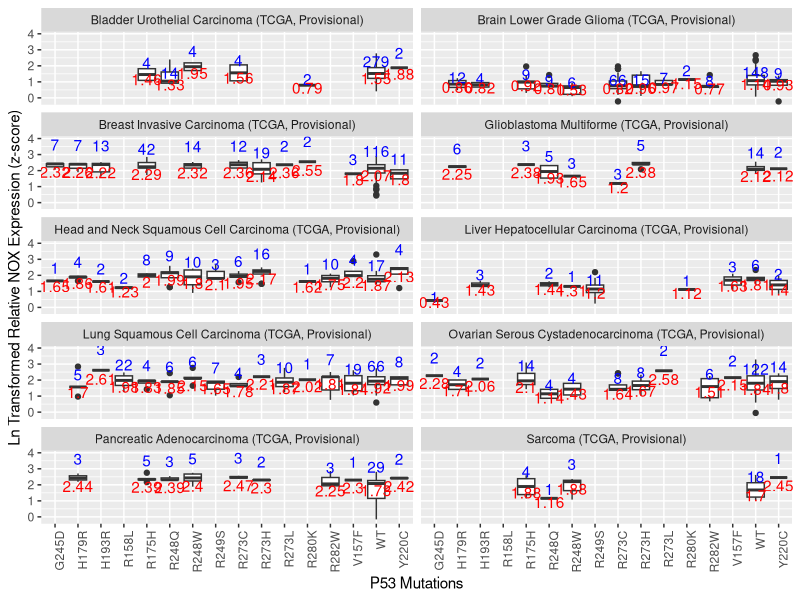
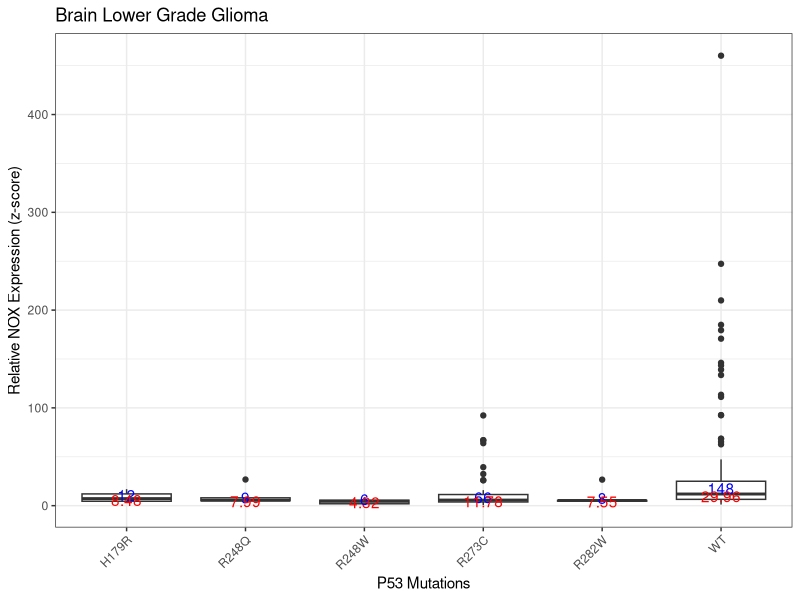
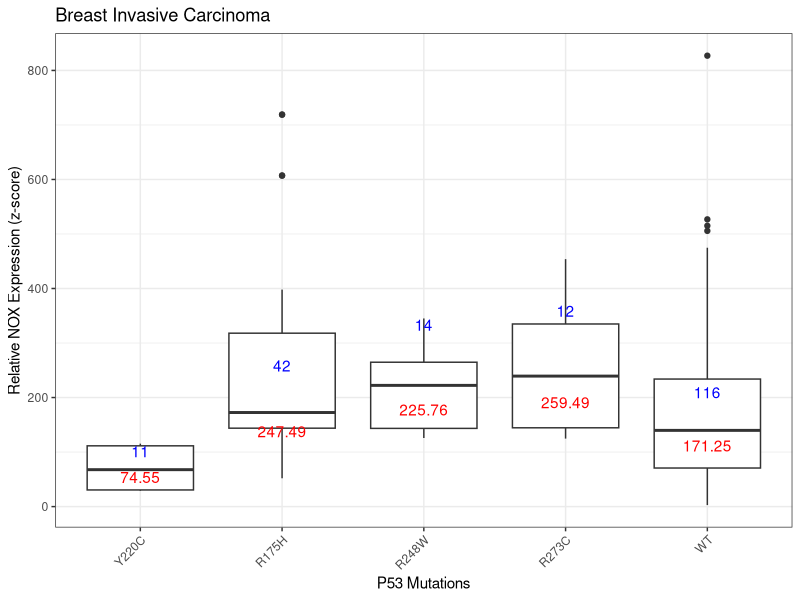
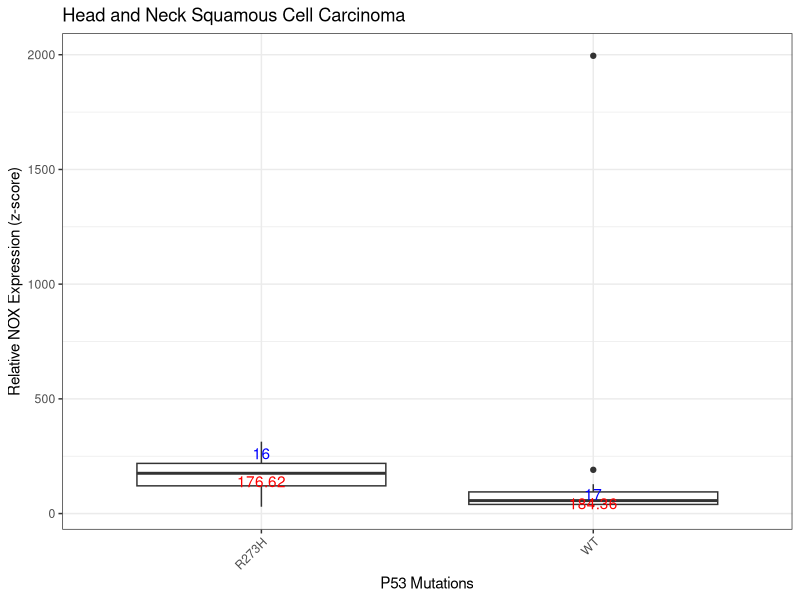
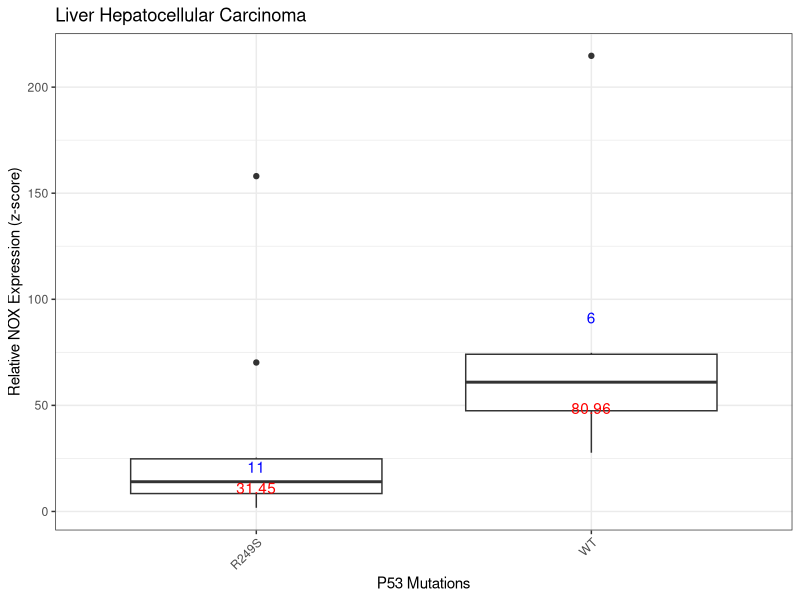
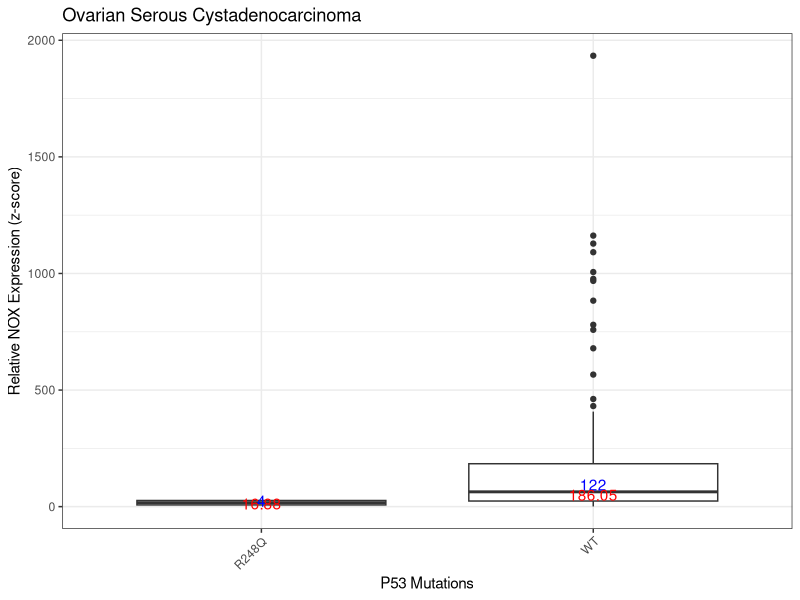
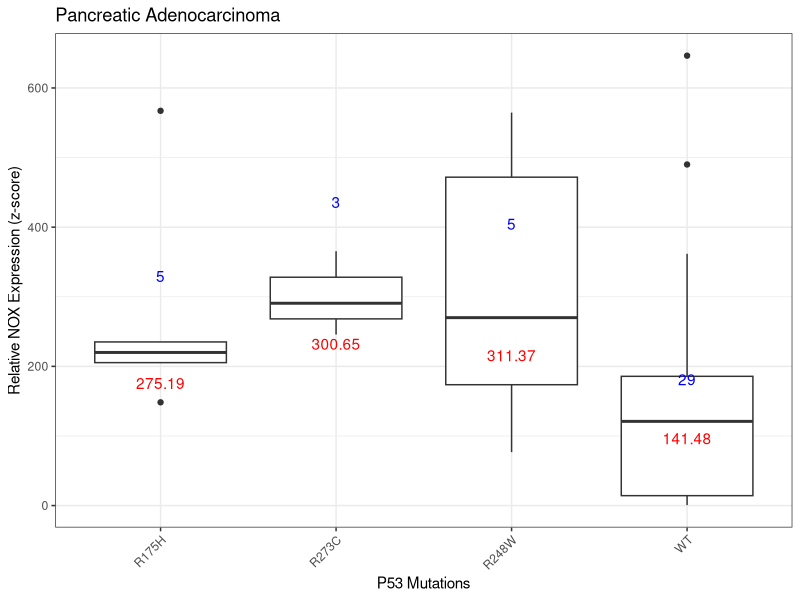

Here is the R script that generated these plots, in order:
## ---- chunk 1
knitr::opts_chunk$set(echo = F, dpi=600, include=T)
## ---- chunk 2
require(dplyr)
require(ggplot2)
# function for num of samples
give.n <- function(x){
  return(c(y = median(x)*1.5, label = length(x))) 
  # experiment with the multiplier to find the perfect position
}
# function for median
med.n <- function(x){
  return(c(y = median(x)*0.8, label = round(mean(x),2))) 
  # experiment with the multiplier to find the perfect position
}


# Extracting Data from cbioportal (manually, no R codes used)
  # http://www.cbioportal.org/
  # select all case studies
  # query the genes and all its expression data regardless of exp level, e.g. GENE:EXP>=0 EXP<0

P53_exp  <- read.delim(file="TP53_Expression_All.txt", header = T, na.strings = "NA")   # p53 with Expression Data
  P53_exp <- P53_exp %>% select(P53.Mutation = Mutation, Cancer.Study, Sample.Id)
  P53_exp <- na.omit(P53_exp) # important to remove missing values now to avoid mixing with 'no mutation'
  # summary(is.na(P53_exp))
  
P53_mut <- read.delim("mutation_table_TP53.tsv", header=T, na.strings = "NA")
  P53_mut <- P53_mut %>% select(P53.Mutation = AA.change, Cancer.Study, Sample.Id = Sample.ID)
  P53_mut <- na.omit(P53_mut) 
  # summary(is.na(P53_mut))

NOX4_exp  <- read.delim(file="NOX4_Expression_All.txt")   # NADPH OX 4
  NOX4_exp  <- NOX4_exp %>% select(NOX4 = Value, NOX4.Mutation = Mutation, Cancer.Study, Sample.Id)
  # summary(is.na(NOX4_exp))
  
# Data extract of P53 mutation status of samples
  #'Not Sequenced' data is now designated as NA
  P53_mut$P53.Mutation[(P53_mut$P53.Mutation == "Not Sequenced") ]   <- NA
  P53_mut$P53.Mutation[(P53_mut$P53.Mutation == "[Not Available]") ] <- NA
                 ##P53.Mutation    Cancer.Study    Sample.Id      
             ##Mode :logical   Mode :logical   Mode :logical  
             ##FALSE:6591      FALSE:9121      FALSE:9121     
             ##TRUE :2530      NA's :0         NA's :0         # meaning 2530 were not sequenced or avaliable 
             ##NA's :0    
  
  P53_exp$P53.Mutation[(P53_exp$P53.Mutation == "Not Sequenced") ]   <- NA
  P53_exp$P53.Mutation[(P53_exp$P53.Mutation == "[Not Available]") ] <- NA
                    ## P53.Mutation    Cancer.Study    Sample.Id      
                ## Mode :logical   Mode :logical   Mode :logical  
                ## FALSE:10013     FALSE:10015     FALSE:10015    # meaning 2 were NA
                ## TRUE :2         NA's :0         NA's :0        
                ## NA's :0  
  
# Merging two p53 Data Files to get more mutant reads on all ID's
P53_com <- full_join(P53_mut, P53_exp, by = "Sample.Id", suffix = c(".mut_file" , ".exp_file"))
P53_com <- select(P53_com, Sample.Id, everything())  

# Merged Copy, for reference later
P53_com.ref <- full_join(P53_mut, P53_exp, by = "Sample.Id", suffix = c(".mut_file" , ".exp_file"))
P53_com.ref <- select(P53_com, Sample.Id, everything()) 
        # summary(P53_com.ref)
        # exp: 8075 NA

# Now, if from the exp file it is NA (no sequence), copy p53 mutation status from mut file, since it is a more complete mutation status designation file, but lacks the "not mutated" designation
# first convert mutation from factors to characters to allow replacement operation
P53_com$P53.Mutation.mut_file <- as.character(P53_com$P53.Mutation.mut_file)
P53_com$P53.Mutation.exp_file <- as.character(P53_com$P53.Mutation.exp_file)
# replace missing mutation status
P53_com$P53.Mutation.exp_file[is.na(P53_com$P53.Mutation.exp_file)] <- P53_com$P53.Mutation.mut_file[is.na(P53_com$P53.Mutation.exp_file)]
  # "check where exp is NA, and replace with mut where there is NA'
  # exp: 2006 NO sequence # recovered an additional 4615 designations

# renaming NA as WT, assuming no mutation is equal to wild-type
# because we know that NA in the exp are WT, we can assume those NA in the mut are also WT, we know that naming NA as WT in the mut file is in appropriate because some entries did not come explicitly designated, but we assume that if it is designated in the exp file as not mutated, then it must be an updated designation and can be overrided. If it is WT in the mut file but not WT in the exp, they are then excluded by subsetting in the next chunk.
P53_com$P53.Mutation.mut_file[is.na(P53_com$P53.Mutation.mut_file)] <- "WT"
P53_com$P53.Mutation.exp_file[is.na(P53_com$P53.Mutation.exp_file)] <- "WT"

# removing non-matched mutation status rows via subsetting
P53_com.sub <- subset(P53_com, P53.Mutation.exp_file == P53.Mutation.mut_file)
P53_com.sub <- select(P53_com.sub, Sample.Id, P53.Mutation = P53.Mutation.exp_file, Case.Study = Cancer.Study.mut_file) # reordering columns and mut mutation column

# Filtering p53 dataset 
# Keeping only interested mutations and WT's

P53.extended <- P53_com.sub %>% 
  filter(  P53.Mutation == "R175H"|P53.Mutation == "R248Q"|
           P53.Mutation == "R273H"|P53.Mutation == "R280K"|
           P53.Mutation == "R273C"|P53.Mutation == "R248W"|
           P53.Mutation == "Y220C"|P53.Mutation == "R249S"|
           P53.Mutation == "G245D"|P53.Mutation == "WT"|
           P53.Mutation == "R273C"| 
           P53.Mutation == "R248Q"| 
           P53.Mutation == "H179R"|
           P53.Mutation == "R282W"|
           P53.Mutation == "V157F"|
           P53.Mutation == "H193R"|
           P53.Mutation == "R158L"|
           P53.Mutation == "R273L"| # selected based on data availiablility and our interest
           P53.Mutation == "G248S") # we liked this way of subsetting instead of %in% subsetting

# Comparing p53 extended and NOX4
P53.ext_NOX4 <- inner_join(P53.extended, NOX4_exp, by="Sample.Id")
P53.ext_NOX4 <- select(P53.ext_NOX4, Sample.Id, P53.Mutation, NOX4, Cancer.Study)
# summary(as.factor(P53.ext_NOX4$P53.Mutation))
#G245D H179R H193R R158L R175H R248Q R248W R249S R273C R273H R273L R280K R282W V157F    WT Y220C 
# 16    42    33    33   101    66    62    23   115    77    29    11    42    37     2005 60 

# Comparing p53 all availiable and NOX4
# P53.all_NOX4 <- inner_join(P53_com.sub, NOX4_exp, by="Sample.Id")
# P53.all_NOX4 <- select(P53.all_NOX4, Sample.Id, P53.Mutation, NOX4, Cancer.Study)
# we will not conduct analysis with all p53 mutations because of the low avail. of data points
## ---- chunk 3
# log scale, extended p53 set
# blue number indicates number of samples and red indicates median value
initial <- ggplot(P53.ext_NOX4,aes(x=as.factor(P53.Mutation),y=log2(NOX4))) + 
              geom_boxplot(show.legend = F) +
              xlab("P53 Mutations") +
              ylab("Log2 Relative NOX Expression (z-score)") +
              stat_summary(fun.data = give.n, geom = "text", fun.y = median, colour = "blue") + 
                                #fun.data and fun.y returns sample number
              stat_summary(fun.data = med.n, geom = "text", fun.y = mean, colour = "red") + 
                                # returns median
              facet_wrap(~Cancer.Study, ncol=3)

## from these plots, we will remove those cancer studies without enough samples availiable
# blue number indicates number of samples and red indicates median value
P53.NOX4.final <- P53.ext_NOX4 %>% 
  filter(Cancer.Study == "Breast Invasive Carcinoma (TCGA, Provisional)"|
         Cancer.Study == "Brain Lower Grade Glioma (TCGA, Provisional)"|
         Cancer.Study == "Glioblastoma Multiforme (TCGA, Provisional)"|
         Cancer.Study == "Head and Neck Squamous Cell Carcinoma (TCGA, Provisional)"|
         Cancer.Study == "Lung Squamous Cell Carcinoma (TCGA, Provisional)"|
         Cancer.Study == "Pancreatic Adenocarcinoma (TCGA, Provisional)"|
         Cancer.Study == "Ovarian Serous Cystadenocarcinoma (TCGA, Provisional)"|
         Cancer.Study == "Bladder Urothelial Carcinoma (TCGA, Provisional)"|
         Cancer.Study == "Liver Hepatocellular Carcinoma (TCGA, Provisional)"|
         Cancer.Study == "Sarcoma (TCGA, Provisional)") 
P53.NOX4.final$Cancer.Study <- as.character(P53.NOX4.final$Cancer.Study)
# ln scale, final. ln transformed because data were heavily skewed and not normally distributed. 
# blue number indicates number of samples and red indicates median value
overview.plot <- ggplot(P53.NOX4.final ,aes(x=as.factor(P53.Mutation),y=log10(NOX4))) + 
  geom_boxplot(show.legend = F) +
  xlab("P53 Mutations") +
  ylab("Ln Transformed Relative NOX Expression (z-score)") +
  stat_summary(fun.data = give.n, geom = "text", fun.y = median, colour = "blue") + #fun.data and fun.y returns sample number
  stat_summary(fun.data = med.n, geom = "text", fun.y = mean, colour = "red") + # returns median
  facet_wrap(~Cancer.Study, ncol=2) +
  theme(axis.text.x = element_text(angle = 90, hjust = 1))
## ---- chunk 4
# Breast Invasive Carcinoma
Breast <- filter(P53.NOX4.final, as.character(Cancer.Study) == "Breast Invasive Carcinoma (TCGA, Provisional)")
breast.overview <- ggplot(Breast,aes(x=as.factor(P53.Mutation),y=log(NOX4))) + 
  geom_boxplot(show.legend = F) +
  ggtitle("Breast Invasive Carcinoma Overview") +
  xlab("P53 Mutations") +
  ylab("Ln Relative NOX Expression (z-score)") +
  stat_summary(fun.data = give.n, geom = "text", fun.y = median, colour = "blue") + #fun.data and fun.y returns sample number
  stat_summary(fun.data = med.n, geom = "text", fun.y = mean, colour = "red") +
  theme(axis.text.x = element_text(angle = 45, hjust = 1))

# WT breast
Breast.WT <- filter(Breast, as.character(P53.Mutation) == "WT")
# shapirot.test(Breast.WT)
# Y220C breast
Breast.Y220C <- filter(Breast, as.character(P53.Mutation) == "Y220C")
# shapiro.test(Breast.Y220C$NOX4) # p<<<0, sample is not normally distributed
wilcox.test(Breast.WT$NOX4, Breast.Y220C$NOX4) #p<<<0
# R175H breast
Breast.R175H <- filter(Breast, as.character(P53.Mutation) == "R175H")
wilcox.test(Breast.WT$NOX4, Breast.R175H$NOX4) #p=0.005831
# R248W breast
Breast.R248W <- filter(Breast, as.character(P53.Mutation) == "R248W")
wilcox.test(Breast.WT$NOX4, Breast.R248W$NOX4) #p=0.02264
# G245D breast
Breast.G245D <- filter(Breast, as.character(P53.Mutation) == "G245D")
wilcox.test(Breast.WT$NOX4, Breast.G245D$NOX4) #p=0.1004
# H179R breast
Breast.H179R <- filter(Breast, as.character(P53.Mutation) == "H179R")
wilcox.test(Breast.WT$NOX4, Breast.H179R$NOX4) #p=0.1811
# R273C breast
Breast.R273C <- filter(Breast, as.character(P53.Mutation) == "R273C")
wilcox.test(Breast.WT$NOX4, Breast.R273C$NOX4) #p=0.02092
# R273H breast
Breast.R273H <- filter(Breast, as.character(P53.Mutation) == "R273H")
wilcox.test(Breast.WT$NOX4, Breast.R273H$NOX4) #p=0.6
# summary: breast, Y220C, R175H, R248W, R273C are statistically different

# breast, final
Breast.final <- filter(Breast, as.character(Cancer.Study) == "Breast Invasive Carcinoma (TCGA, Provisional)")
Breast.final <- Breast[Breast$P53.Mutation %in% c("Y220C", "R175H", "R248W", "R273C", "WT"),] # subset 

breast.final.plot <- 
  ggplot(Breast.final,aes(x=as.factor(P53.Mutation),y=NOX4)) + 
    geom_boxplot(show.legend = F) +
    ggtitle("Breast Invasive Carcinoma") + 
    theme(plot.title = element_text(face="bold"),
          panel.border = element_rect(linetype = "solid", colour = "black")) +
    theme_bw() +
    xlab("P53 Mutations") +
    ylab("Relative NOX Expression (z-score)") +
    stat_summary(fun.data = give.n, geom = "text", fun.y = median, colour = "blue") + #fun.data and fun.y returns sample number
    stat_summary(fun.data = med.n, geom = "text", fun.y = mean, colour = "red") +
    scale_x_discrete(limits=c("Y220C", "R175H", "R248W", "R273C", "WT")) + # sets order 
  theme(axis.text.x = element_text(angle = 45, hjust = 1))
## ---- chunk 5
Neck<- filter(P53.NOX4.final, as.character(Cancer.Study) == "Head and Neck Squamous Cell Carcinoma (TCGA, Provisional)")

neck.overview.plot <- ggplot(Neck,aes(x=as.factor(P53.Mutation),y=log(NOX4))) + 
                          geom_boxplot(show.legend = F) +
                          ggtitle("Head and Neck Squamous Cell Carcinoma Overview") +
                          xlab("P53 Mutations") +
                          ylab("Ln Relative NOX Expression (z-score)") +
                          stat_summary(fun.data = give.n, geom = "text", fun.y = median, colour = "blue") + 
                          stat_summary(fun.data = med.n, geom = "text", fun.y = mean, colour = "red") +
                          theme(axis.text.x = element_text(angle = 45, hjust = 1))

# WT head and neck
Neck.WT <- filter(Neck, as.character(P53.Mutation) == "WT")
# H179R head and neck
Neck.H179R <- filter(Neck, as.character(P53.Mutation) == "H179R")
wilcox.test(Neck.H179R$NOX4, Neck.WT$NOX4) #p=0.7538
# R175H head and neck
Neck.R175H <- filter(Neck, as.character(P53.Mutation) == "R175H")
wilcox.test(Neck.WT$NOX4, Neck.R175H$NOX4) #p=0.1089
# R248Q head and neck
Neck.R248Q <- filter(Neck, as.character(P53.Mutation) == "R248Q")
wilcox.test(Neck.WT$NOX4, Neck.R248Q$NOX4) #p=0.3316
# R248W head and neck
Neck.R248W <- filter(Neck, as.character(P53.Mutation) == "R248W")
wilcox.test(Neck.WT$NOX4, Neck.R248W$NOX4) #p=0.98
# R273C head and neck
Neck.R273C <- filter(Neck, as.character(P53.Mutation) == "R273C")
wilcox.test(Neck.WT$NOX4, Neck.R273C$NOX4) #p=0.3099
# R273H head and neck
Neck.R273H <- filter(Neck, as.character(P53.Mutation) == "R273H")
wilcox.test(Neck.WT$NOX4, Neck.R273H$NOX4) #p=0.005217
# R282W head and neck
Neck.R282W <- filter(Neck, as.character(P53.Mutation) == "R282W")
wilcox.test(Neck.WT$NOX4, Neck.R282W$NOX4) #p=0.8604
# V157F head and neck
Neck.V157F <- filter(Neck, as.character(P53.Mutation) == "V157F")
wilcox.test(Neck.WT$NOX4, Neck.V157F$NOX4) #p=0.09743
# Y220C head and neck
Neck.Y220C <- filter(Neck, as.character(P53.Mutation) == "Y220C")
wilcox.test(Neck.WT$NOX4, Neck.Y220C$NOX4) #p=0.2265

# Neck, final
Neck.final <- filter(Neck, as.character(Cancer.Study) == "Neck Invasive Carcinoma (TCGA, Provisional)")
Neck.final <- Neck[Neck$P53.Mutation %in% c("R273H", "WT"),] # subset 
neck.final.plot <- ggplot(Neck.final,aes(x=as.factor(P53.Mutation),y=NOX4)) + 
                      geom_boxplot(show.legend = F) +
                      ggtitle("Head and Neck Squamous Cell Carcinoma ") + 
                      theme(plot.title = element_text(face="bold"),
                            panel.border = element_rect(linetype = "solid", colour = "black")) +
                      theme_bw() +
                      xlab("P53 Mutations") +
                      ylab("Relative NOX Expression (z-score)") +
                      stat_summary(fun.data = give.n, geom = "text", fun.y = median, colour = "blue") + 
                      stat_summary(fun.data = med.n, geom = "text", fun.y = mean, colour = "red") +
                      scale_x_discrete(limits=c("R273H", "WT")) +
                      theme(axis.text.x = element_text(angle = 45, hjust = 1))

## ---- chunk 6
Lung <- filter(P53.NOX4.final, as.character(Cancer.Study) == "Lung Squamous Cell Carcinoma (TCGA, Provisional)")

lung.overview.plot <- ggplot(Lung,aes(x=as.factor(P53.Mutation),y=log(NOX4))) + 
                        geom_boxplot(show.legend = F) +
                        ggtitle("Lung Squamous Cell Carcinoma Overview") +
                        xlab("P53 Mutations") +
                        ylab("Ln Relative NOX Expression (z-score)") +
                        stat_summary(fun.data = give.n, geom = "text", fun.y = median, colour = "blue") + 
                        stat_summary(fun.data = med.n, geom = "text", fun.y = mean, colour = "red") +
                        theme(axis.text.x = element_text(angle = 45, hjust = 1))

# WT lung
Lung.WT <- filter(Lung, as.character(P53.Mutation) == "WT")
# Y220C Lung
Lung.Y220C <- filter(Lung, as.character(P53.Mutation) == "Y220C")
wilcox.test(Lung.WT$NOX4, Lung.Y220C$NOX4) #p=0.7212
# V157F Lung
Lung.V157F <- filter(Lung, as.character(P53.Mutation) == "V157F")
wilcox.test(Lung.WT$NOX4, Lung.V157F$NOX4) #p=0.4319
# R282W Lung
Lung.R282W <- filter(Lung, as.character(P53.Mutation) == "R282W")
wilcox.test(Lung.WT$NOX4, Lung.R282W$NOX4) #p=0.8148
# R273L Lung
Lung.R273L <- filter(Lung, as.character(P53.Mutation) == "R273L")
wilcox.test(Lung.WT$NOX4, Lung.R273L$NOX4) #p=0.596
# R249S Lung
Lung.R249S <- filter(Lung, as.character(P53.Mutation) == "R249S")
wilcox.test(Lung.WT$NOX4, Lung.R249S$NOX4) #p=0.1051
# R248W Lung
Lung.R248W <- filter(Lung, as.character(P53.Mutation) == "R248W")
wilcox.test(Lung.WT$NOX4, Lung.R248W$NOX4) #p=0.169
# R248Q Lung
Lung.R248Q <- filter(Lung, as.character(P53.Mutation) == "R248Q")
wilcox.test(Lung.WT$NOX4, Lung.R248Q$NOX4) #p=0.799
# R175H Lung
Lung.R175H <- filter(Lung, as.character(P53.Mutation) == "R175H")
wilcox.test(Lung.WT$NOX4, Lung.R175H$NOX4) #p=0.6763
# R158L Lung
Lung.R158L <- filter(Lung, as.character(P53.Mutation) == "R158L")
wilcox.test(Lung.WT$NOX4, Lung.R158L$NOX4) #p=0.6197
# no statistically significance in Lung
## ---- chunk 7
Panc <- filter(P53.NOX4.final, as.character(Cancer.Study) == "Pancreatic Adenocarcinoma (TCGA, Provisional)")

panc.overview.plot <- ggplot(Panc,aes(x=as.factor(P53.Mutation),y=log(NOX4))) + 
  geom_boxplot(show.legend = F) +
  ggtitle("Panc Squamous Cell Carcinoma Overview") +
  xlab("P53 Mutations") +
  ylab("Ln Relative NOX Expression (z-score)") +
  stat_summary(fun.data = give.n, geom = "text", fun.y = median, colour = "blue") + #fun.data and fun.y returns sample number
  stat_summary(fun.data = med.n, geom = "text", fun.y = mean, colour = "red") +
  theme(axis.text.x = element_text(angle = 45, hjust = 1))

# WT Panc
Panc.WT <- filter(Panc, as.character(P53.Mutation) == "WT")
# R175H Panc
Panc.R175H <- filter(Panc, as.character(P53.Mutation) == "R175H")
wilcox.test(Panc.WT$NOX4, Panc.R175H$NOX4) #p=0.04364
# R248W Panc
Panc.R248W <- filter(Panc, as.character(P53.Mutation) == "R248W")
wilcox.test(Panc.WT$NOX4, Panc.R248W$NOX4) #p=0.063333
wilcox.test(Panc.WT$NOX4, Panc.R248W$NOX4, alternative = "less") #p=0.03

# R248Q Panc
Panc.R248Q <- filter(Panc, as.character(P53.Mutation) == "R248Q")
wilcox.test(Panc.WT$NOX4, Panc.R248Q$NOX4) #p=0.09556
# R273C Panc
Panc.R273C <- filter(Panc, as.character(P53.Mutation) == "R273C")
wilcox.test(Panc.WT$NOX4, Panc.R273C$NOX4) #p=0.02702

# Panc, final
Panc.final <- Panc[Panc$P53.Mutation %in% c("R175H", "R273C", "WT", "R248W"),] # subset 
Panc.final.plot <- ggplot(Panc.final,aes(x=as.factor(P53.Mutation),y=NOX4)) + 
  geom_boxplot(show.legend = F) +
  ggtitle("Pancreatic Adenocarcinoma") + 
  theme(plot.title = element_text(face="bold"),
        panel.border = element_rect(linetype = "solid", colour = "black")) +
  theme_bw() +
  xlab("P53 Mutations") +
  ylab("Relative NOX Expression (z-score)") +
  stat_summary(fun.data = give.n, geom = "text", 
               fun.y = median, colour = "blue") + #fun.data and fun.y returns sample number
  stat_summary(fun.data = med.n, geom = "text", fun.y = mean, colour = "red") +
  scale_x_discrete(limits=c("R175H", "R273C","R248W", "WT"))  +
  theme(axis.text.x = element_text(angle = 45, hjust = 1))
## ---- chunk 8
Brain<- filter(P53.NOX4.final, as.character(Cancer.Study) == "Brain Lower Grade Glioma (TCGA, Provisional)")

brain.overview.plot <- ggplot(Brain,aes(x=as.factor(P53.Mutation),y=log(NOX4))) + 
  geom_boxplot(show.legend = F) +
  ggtitle("Brain Lower Grade Glioma Overview") +
  xlab("P53 Mutations") +
  ylab("Ln Relative NOX Expression (z-score)") +
  stat_summary(fun.data = give.n, geom = "text", fun.y = median, colour = "blue") + #fun.data and fun.y returns sample number
  stat_summary(fun.data = med.n, geom = "text", fun.y = mean, colour = "red") +
  theme(axis.text.x = element_text(angle = 45, hjust = 1))

# WT Brain
Brain.WT <- filter(Brain, as.character(P53.Mutation) == "WT")
# H179R Brain
Brain.H179R <- filter(Brain, as.character(P53.Mutation) == "H179R")
wilcox.test(Brain.H179R$NOX4, Brain.WT$NOX4) #p=0.04226
# R175H Brain
Brain.R175H <- filter(Brain, as.character(P53.Mutation) == "R175H")
wilcox.test(Brain.WT$NOX4, Brain.R175H$NOX4) #p=0.1682
# R248Q Brain
Brain.R248Q <- filter(Brain, as.character(P53.Mutation) == "R248Q")
wilcox.test(Brain.WT$NOX4, Brain.R248Q$NOX4) #p=0.01398
wilcox.test(Brain.WT$NOX4, Brain.R248Q$NOX4,alternative = c("less")) #p=0.006988 # nox4 in wt is greater..

# R248W Brain
Brain.R248W <- filter(Brain, as.character(P53.Mutation) == "R248W")
wilcox.test(Brain.WT$NOX4, Brain.R248W$NOX4) #p=0.0022446
# R273C Brain
Brain.R273C <- filter(Brain, as.character(P53.Mutation) == "R273C")
wilcox.test(Brain.WT$NOX4, Brain.R273C$NOX4) #p<<<0
# R273H Brain
Brain.R273H <- filter(Brain, as.character(P53.Mutation) == "R273H")
wilcox.test(Brain.WT$NOX4, Brain.R273H$NOX4) #p=0.2097
# R282W Brain
Brain.R282W <- filter(Brain, as.character(P53.Mutation) == "R282W")
wilcox.test(Brain.WT$NOX4, Brain.R282W$NOX4) #p=0.009128
# V157F Brain
#Brain.V157F <- filter(Brain, as.character(P53.Mutation) == "V157F")
#wilcox.test(Brain.WT$NOX4, Brain.V157F$NOX4) #no data
# Y220C Brain
Brain.Y220C <- filter(Brain, as.character(P53.Mutation) == "Y220C")
wilcox.test(Brain.WT$NOX4, Brain.Y220C$NOX4) #p=0.5234
# R273L Brain
Brain.R273L <- filter(Brain, as.character(P53.Mutation) == "R273L")
wilcox.test(Brain.WT$NOX4, Brain.R273L$NOX4) #p=0.3633
# H193R Brain
Brain.H193R <- filter(Brain, as.character(P53.Mutation) == "H193R")
wilcox.test(Brain.WT$NOX4, Brain.H193R$NOX4) #p=0.1034

# Brain Final
Brain.final <- Brain[Brain$P53.Mutation %in% c("H179R","R248Q","R248W","R273C","R282W","WT"),] # subset 
brain.final.plot <- ggplot(Brain.final,aes(x=as.factor(P53.Mutation),y=NOX4)) + 
  geom_boxplot(show.legend = F) +
  ggtitle("Brain Lower Grade Glioma") + 
  theme(plot.title = element_text(face="bold"),
        panel.border = element_rect(linetype = "solid", colour = "black")) +
  theme_bw() +
  xlab("P53 Mutations") +
  ylab("Relative NOX Expression (z-score)") +
  stat_summary(fun.data = give.n, geom = "text", 
               fun.y = median, colour = "blue") + 
  stat_summary(fun.data = med.n, geom = "text", fun.y = mean, colour = "red") +
  scale_x_discrete(limits=c("H179R","R248Q","R248W","R273C","R282W","WT"))  +
  theme(axis.text.x = element_text(angle = 45, hjust = 1))
## ---- chunk 9
Glio <- filter(P53.NOX4.final, as.character(Cancer.Study) == "Glioblastoma Multiforme (TCGA, Provisional)")

glio.overview.plot <- ggplot(Glio,aes(x=as.factor(P53.Mutation),y=log(NOX4))) + 
  geom_boxplot(show.legend = F) +
  ggtitle("Glioblastoma Multiforme Overview") +
  xlab("P53 Mutations") +
  ylab("Ln Relative NOX Expression (z-score)") +
  stat_summary(fun.data = give.n, geom = "text", fun.y = median, colour = "blue") +
  stat_summary(fun.data = med.n, geom = "text", fun.y = mean, colour = "red") +
  theme(axis.text.x = element_text(angle = 45, hjust = 1))

# WT Glio
Glio.WT <- filter(Glio, as.character(P53.Mutation) == "WT")
# H179R Glio
Glio.H179R <- filter(Glio, as.character(P53.Mutation) == "H179R")
wilcox.test(Glio.H179R$NOX4, Glio.WT$NOX4) #p=0.05188
# R248Q Glio
Glio.R248Q <- filter(Glio, as.character(P53.Mutation) == "R248Q")
wilcox.test(Glio.WT$NOX4, Glio.R248Q$NOX4) #p=0.547
# R273H Glio
Glio.R273H <- filter(Glio, as.character(P53.Mutation) == "R273H")
wilcox.test(Glio.WT$NOX4, Glio.R273H$NOX4) #p=0.02944
mood.test(Glio.WT$NOX4, Glio.R273H$NOX4) #p=0.5912

#quite skewed. skipped from analysis
## ---- chunk 10
bla<- filter(P53.NOX4.final, as.character(Cancer.Study) == "Bladder Urothelial Carcinoma (TCGA, Provisional)")

bla.overview.plot <- ggplot(bla,aes(x=as.factor(P53.Mutation),y=log(NOX4))) + 
                  geom_boxplot(show.legend = F) +
                  ggtitle("Bladder Urothelial Carcinoma Overview") +
                  xlab("P53 Mutations") +
                  ylab("Ln Relative NOX Expression (z-score)") +
                  stat_summary(fun.data = give.n, geom = "text", fun.y = median, colour = "blue") + 
                  stat_summary(fun.data = med.n, geom = "text", fun.y = mean, colour = "red") +
                  theme(axis.text.x = element_text(angle = 45, hjust = 1))

# WT bla
bla.WT <- filter(bla, as.character(P53.Mutation) == "WT")
# R248Q bla
bla.R248Q <- filter(bla, as.character(P53.Mutation) == "R248Q")
wilcox.test(bla.WT$NOX4, bla.R248Q$NOX4) #p=0.05545
mood.test(bla.WT$NOX4, bla.R248Q$NOX4) #p=0.1182

## ---- chunk 11
Liver<- filter(P53.NOX4.final, as.character(Cancer.Study) == "Liver Hepatocellular Carcinoma (TCGA, Provisional)")

Liver.overview.plot <- ggplot(Liver,aes(x=as.factor(P53.Mutation),y=log(NOX4))) + 
  geom_boxplot(show.legend = F) +
  ggtitle("Liver Hepatocellular Carcinoma Overview") +
  xlab("P53 Mutations") +
  ylab("Ln Relative NOX Expression (z-score)") +
  stat_summary(fun.data = give.n, geom = "text", fun.y = median, colour = "blue") + #fun.data and fun.y returns sample number
  stat_summary(fun.data = med.n, geom = "text", fun.y = mean, colour = "red") +
  theme(axis.text.x = element_text(angle = 45, hjust = 1))

# WT Liver
Liver.WT <- filter(Liver, as.character(P53.Mutation) == "WT")
# R249S Liver
Liver.R249S <- filter(Liver, as.character(P53.Mutation) == "R249S")
wilcox.test(Liver.WT$NOX4, Liver.R249S$NOX4) #p=0.01034

# Liver Final
Liver.final <- Liver[Liver$P53.Mutation %in% c("R249S","WT"),] # subset 
Liver.final.plot <- ggplot(Liver.final,aes(x=as.factor(P53.Mutation),y=(NOX4))) + 
  geom_boxplot(show.legend = F) +
  ggtitle("Liver Hepatocellular Carcinoma ") + 
  theme(plot.title = element_text(face="bold"),
        panel.border = element_rect(linetype = "solid", colour = "black")) +
  theme_bw() +
  xlab("P53 Mutations") +
  ylab("Relative NOX Expression (z-score)") +
  stat_summary(fun.data = give.n, geom = "text", 
               fun.y = median, colour = "blue") + 
  stat_summary(fun.data = med.n, geom = "text", fun.y = mean, colour = "red") +
  scale_x_discrete(limits=c("R249S","WT"))  +
  theme(axis.text.x = element_text(angle = 45, hjust = 1))
## ---- chunk 12
Ovar<- filter(P53.NOX4.final, as.character(Cancer.Study) == "Ovarian Serous Cystadenocarcinoma (TCGA, Provisional)")

Ovar.overview.plot <- ggplot(Ovar,aes(x=as.factor(P53.Mutation),y=log(NOX4))) + 
  geom_boxplot(show.legend = F) +
  ggtitle("Ovarian Serous Cystadenocarcinoma Overview") +
  xlab("P53 Mutations") +
  ylab("Ln Relative NOX Expression (z-score)") +
  stat_summary(fun.data = give.n, geom = "text", fun.y = median, colour = "blue") + #fun.data and fun.y returns sample number
  stat_summary(fun.data = med.n, geom = "text", fun.y = mean, colour = "red") +
  theme(axis.text.x = element_text(angle = 45, hjust = 1))

# WT Ovar
Ovar.WT <- filter(Ovar, as.character(P53.Mutation) == "WT")
# H179R Ovar
Ovar.H179R <- filter(Ovar, as.character(P53.Mutation) == "H179R")
wilcox.test(Ovar.H179R$NOX4, Ovar.WT$NOX4) #p=0.7648
# R175H Ovar
Ovar.R175H <- filter(Ovar, as.character(P53.Mutation) == "R175H")
wilcox.test(Ovar.WT$NOX4, Ovar.R175H$NOX4) #p=0.149
# R248Q Ovar
Ovar.R248Q <- filter(Ovar, as.character(P53.Mutation) == "R248Q")
wilcox.test(Ovar.WT$NOX4, Ovar.R248Q$NOX4) #p=0.0229
# R273C Ovar
Ovar.R273C <- filter(Ovar, as.character(P53.Mutation) == "R273C")
wilcox.test(Ovar.WT$NOX4, Ovar.R273C$NOX4) #p=0.2997
# R273H Ovar
Ovar.R273H <- filter(Ovar, as.character(P53.Mutation) == "R273H")
wilcox.test(Ovar.WT$NOX4, Ovar.R273H$NOX4) #p=0.5132
# Y220C Ovar
Ovar.Y220C <- filter(Ovar, as.character(P53.Mutation) == "Y220C")
wilcox.test(Ovar.WT$NOX4, Ovar.Y220C$NOX4) #p=0.9572


# Ovar Final
Ovar.final <- Ovar[Ovar$P53.Mutation %in% c("R248Q","WT"),] # subset 
Ovar.final.plot <- ggplot(Ovar.final,aes(x=as.factor(P53.Mutation),y=(NOX4))) + 
  geom_boxplot(show.legend = F) +
  ggtitle("Ovarian Serous Cystadenocarcinoma ") + 
  theme(plot.title = element_text(face="bold"),
        panel.border = element_rect(linetype = "solid", colour = "black")) +
  theme_bw() +
  xlab("P53 Mutations") +
  ylab("Relative NOX Expression (z-score)") +
  stat_summary(fun.data = give.n, geom = "text", 
               fun.y = median, colour = "blue") + 
  stat_summary(fun.data = med.n, geom = "text", fun.y = mean, colour = "red") +
  scale_x_discrete(limits=c("R248Q","WT"))  +
  theme(axis.text.x = element_text(angle = 45, hjust = 1))
## ---- chunk 13
# plotting the overview
par(mar = c(0, 0, 0, 0))
overview.plot
## ---- chunk 14
# plotting various cancers
par(mar = c(0, 0, 0, 0))
brain.final.plot
breast.final.plot
neck.final.plot
Liver.final.plot
Ovar.final.plot
Panc.final.plot
